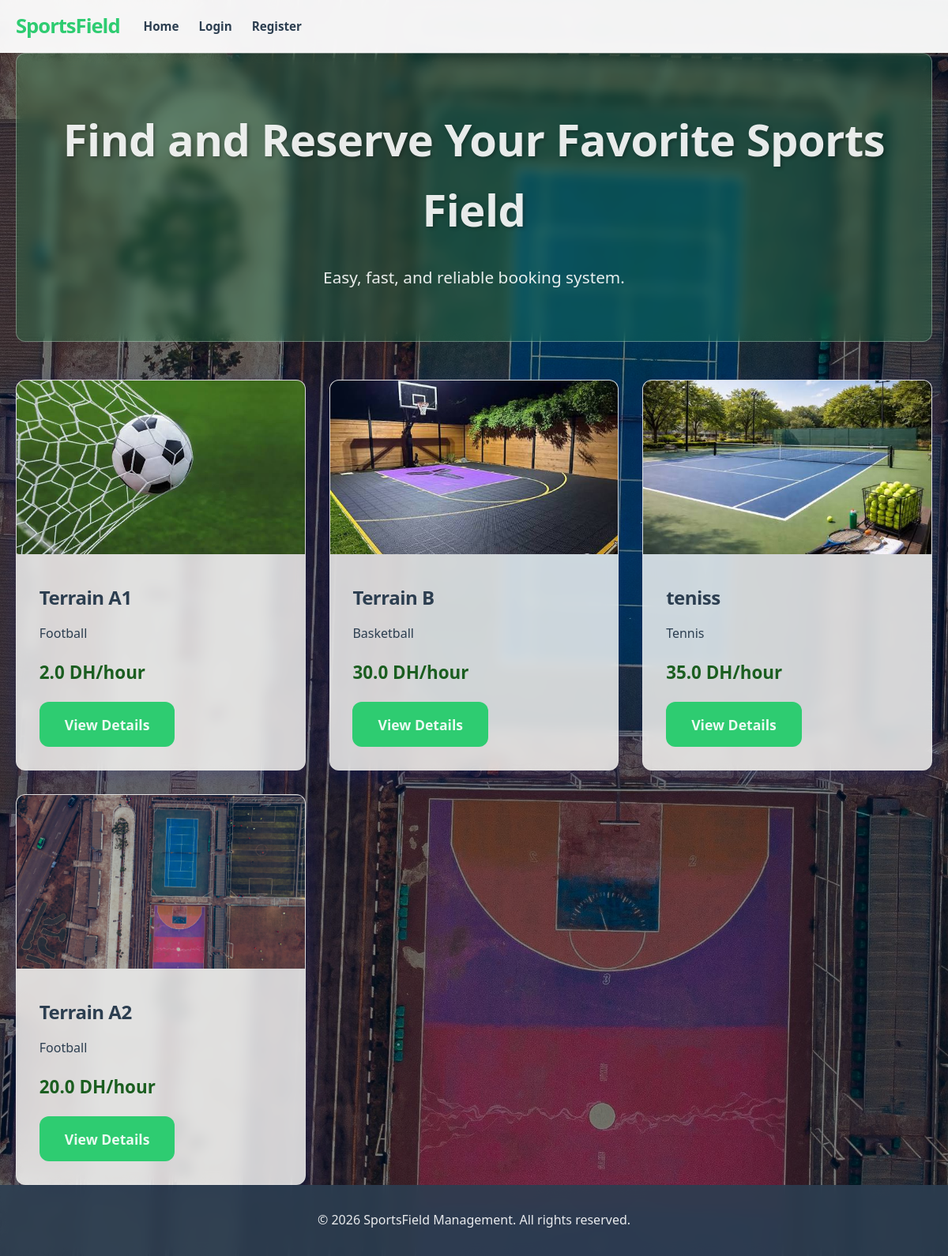
/index, run on the app's committed database.
### app/models.py (models this page shows, shortened)
class Terrain(db.Model):
    id = db.Column(db.Integer, primary_key=True)
    name = db.Column(db.String(64), index=True)
    terrain_type = db.Column(db.String(32)) # e.g., 'football', 'basketball'
    description = db.Column(db.String(256))
    hourly_rate = db.Column(db.Float)
    image_url = db.Column(db.String(256))
    reservations = db.relationship('Reservation', backref='terrain', lazy='dynamic')

### app/routes/client.py (the view)
@bp.route('/')
@bp.route('/index')
def index():
    terrains = Terrain.query.all()
    return render_template('client/index.html', title='Home', terrains=terrains)

### app/templates/client/index.html
{% extends "base.html" %}
{% block content %}
<section class="hero">
    <h1>Find and Reserve Your Favorite Sports Field</h1>
    <p>Easy, fast, and reliable booking system.</p>
</section>
<div class="terrain-grid">
    {% for terrain in terrains %}
    <div class="terrain-card">
        {% if terrain.image_url %}
        <img src="{{ url_for('static', filename='images/terrains/' + terrain.image_url) }}" alt="{{ terrain.name }}">
        {% else %}
        <img src="https://via.placeholder.com/300x200?text={{ terrain.name }}" alt="{{ terrain.name }}">
        {% endif %}
        <div class="terrain-info">
            <h3>{{ terrain.name }}</h3>
            <p>{{ terrain.terrain_type.capitalize() }}</p>
            <p class="price">{{ terrain.hourly_rate }} DH/hour</p>
            <a href="{{ url_for('client.terrain_detail', id=terrain.id) }}" class="btn">View Details</a>
        </div>
    </div>
    {% else %}
    <p>No terrains available at the moment.</p>
    {% endfor %}
</div>
{% endblock %}

### app/templates/base.html (shortened to what this page needs)
<!DOCTYPE html>
<html lang="en">
<head>
    <link rel="stylesheet" href="{{ url_for('static', filename='css/main.css') }}">
</head>
<body>
    <header>
        <div class="container">
            <nav class="navbar">
                <a href="{{ url_for('client.index') }}" class="logo">SportsField</a>
                <ul class="nav-links">
                    <li><a href="{{ url_for('client.index') }}">Home</a></li>
                    {% if current_user.is_anonymous %}
                    <li><a href="{{ url_for('auth.login') }}">Login</a></li>
                    <li><a href="{{ url_for('auth.register') }}">Register</a></li>
                    {% endif %}
                </ul>
            </nav>
        </div>
    </header>
    <main class="container">
        {% block content %}{% endblock %}
    </main>
    <footer>
        <div class="container">
            <p>&copy; 2026 SportsField Management. All rights reserved.</p>
        </div>
    </footer>
</body>
</html>

### app/static/css/main.css (style rules this page uses)
:root { --primary-color: #2ecc71; --secondary-color: #3498db; --dark-color: #2c3e50; --light-color: rgba(244, 247, 246, 0.85); --white: rgba(255, 255, 255, 0.9); --glass-bg: rgba(255, 255, 255, 0.8); --error-color: #e74c3c; --border-radius: 12px; --box-shadow: 0 8px 32px 0 rgba(31, 38, 135, 0.37); --backdrop-blur: blur(8px); }
* { box-sizing: border-box; margin: 0; padding: 0; }
body { font-family: 'Segoe UI', Tahoma, Geneva, Verdana, sans-serif; line-height: 1.6; color: var(--dark-color); display: flex; flex-direction: column; min-height: 100vh; background: url('../images/background.jpg') no-repeat center center fixed; background-size: cover; }
body::before { content: ""; position: fixed; top: 0; left: 0; width: 100%; height: 100%; background: rgba(0, 0, 0, 0.4); z-index: -1; }
.container { max-width: 1200px; margin: 0 auto; padding: 0 20px; }
header { background: rgba(255, 255, 255, 0.95); backdrop-filter: var(--backdrop-blur); box-shadow: 0 2px 10px rgba(0,0,0,0.1); padding: 0.8rem 0; position: sticky; top: 0; z-index: 1000; }
.navbar { display: flex; align-items: center; gap: 30px; }
.logo { font-size: 1.6rem; font-weight: 800; color: var(--primary-color); text-decoration: none; letter-spacing: -1px; flex-shrink: 0; }
.nav-links { display: flex; list-style: none; margin: 0; padding: 0; font-size: 0.95rem; }
.nav-links li { margin-right: 25px; }
.nav-links a { text-decoration: none; color: var(--dark-color); font-weight: 600; transition: color 0.3s; white-space: nowrap; }
main { flex: 1; padding: 2rem 0; display: flex; flex-direction: column; }
footer { background: rgba(44, 62, 80, 0.9); backdrop-filter: var(--backdrop-blur); color: var(--white); text-align: center; padding: 2rem 0; margin-top: auto; }
.btn { display: inline-block; background: var(--primary-color); color: var(--white); padding: 0.9rem 2rem; border: none; border-radius: var(--border-radius); cursor: pointer; font-size: 1.1rem; font-weight: 700; transition: all 0.3s ease; text-decoration: none; text-align: center; }
.hero { text-align: center; padding: 4rem 2rem; background: rgba(46, 204, 113, 0.2); backdrop-filter: var(--backdrop-blur); color: var(--white); border-radius: var(--border-radius); margin-bottom: 3rem; border: 1px solid rgba(255,255,255,0.3); }
.hero h1 { font-size: 3.5rem; margin-bottom: 1.5rem; text-shadow: 2px 2px 4px rgba(0,0,0,0.3); }
.hero p { font-size: 1.3rem; font-weight: 500; }
.terrain-grid { display: grid; grid-template-columns: repeat(auto-fill, minmax(320px, 1fr)); gap: 30px; }
.terrain-card { background: var(--glass-bg); backdrop-filter: var(--backdrop-blur); border-radius: var(--border-radius); overflow: hidden; box-shadow: var(--box-shadow); transition: all 0.4s ease; border: 1px solid rgba(255,255,255,0.2); }
.terrain-card img { width: 100%; height: 220px; object-fit: cover; }
.terrain-info { padding: 1.8rem; }
.terrain-info h3 { font-size: 1.5rem; margin-bottom: 0.8rem; }
.price { font-weight: 800; color: #1b5e20; font-size: 1.4rem; margin: 1.2rem 0; }
h1, h2, h3 { margin-bottom: 1.5rem; letter-spacing: -0.5px; }

### data on the page
Terrain: image_url (picture), name "Terrain A1", terrain_type "Football", hourly_rate "2.0"
Terrain: image_url (picture), name "Terrain B", terrain_type "Basketball", hourly_rate "30.0"
Terrain: image_url (picture), name "teniss", terrain_type "Tennis", hourly_rate "35.0"
Terrain: image_url (placeholder picture), name "Terrain A2", terrain_type "Football", hourly_rate "20.0"
